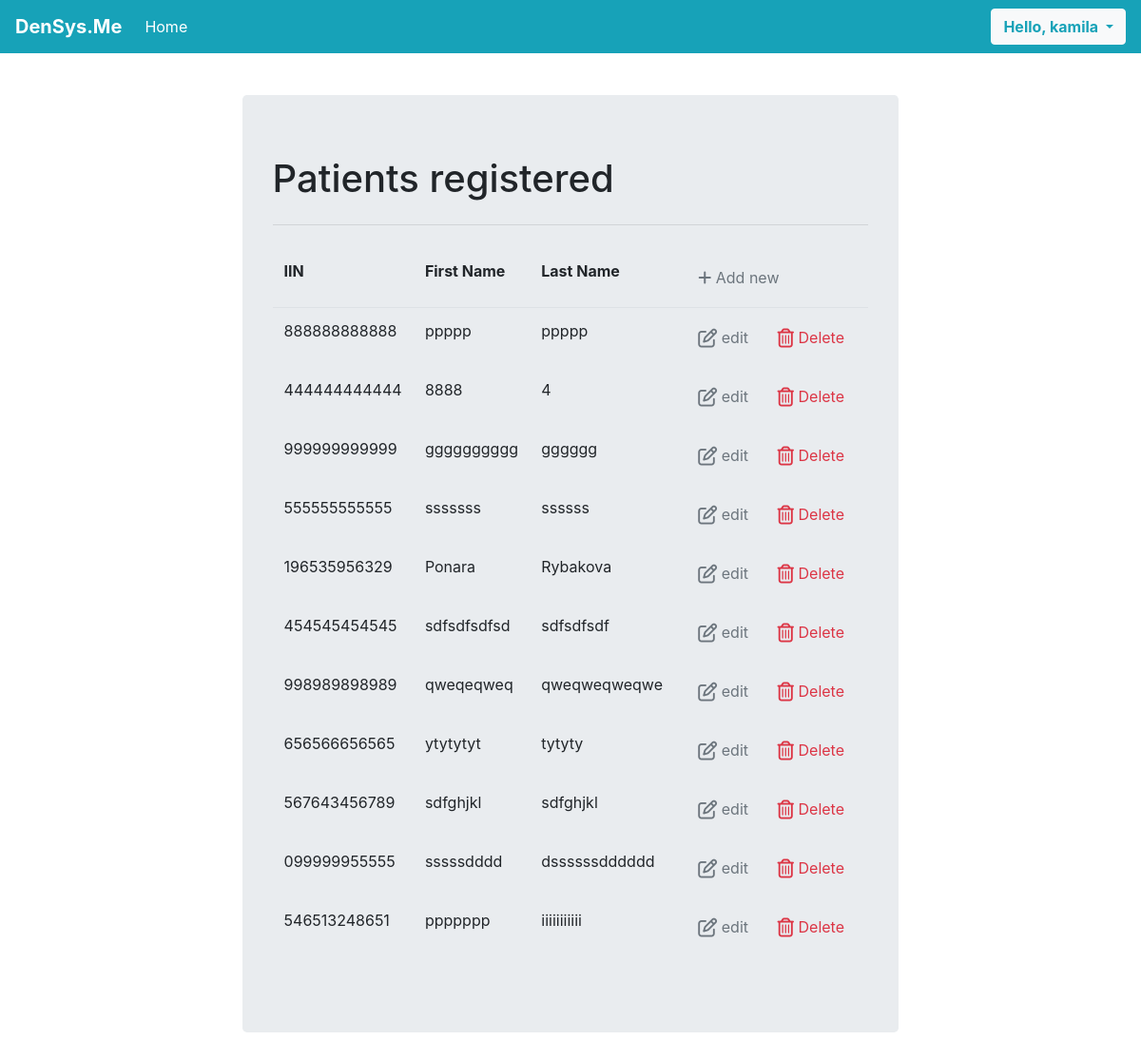
Page /patient_list/ (signed in) on the earlier database version.
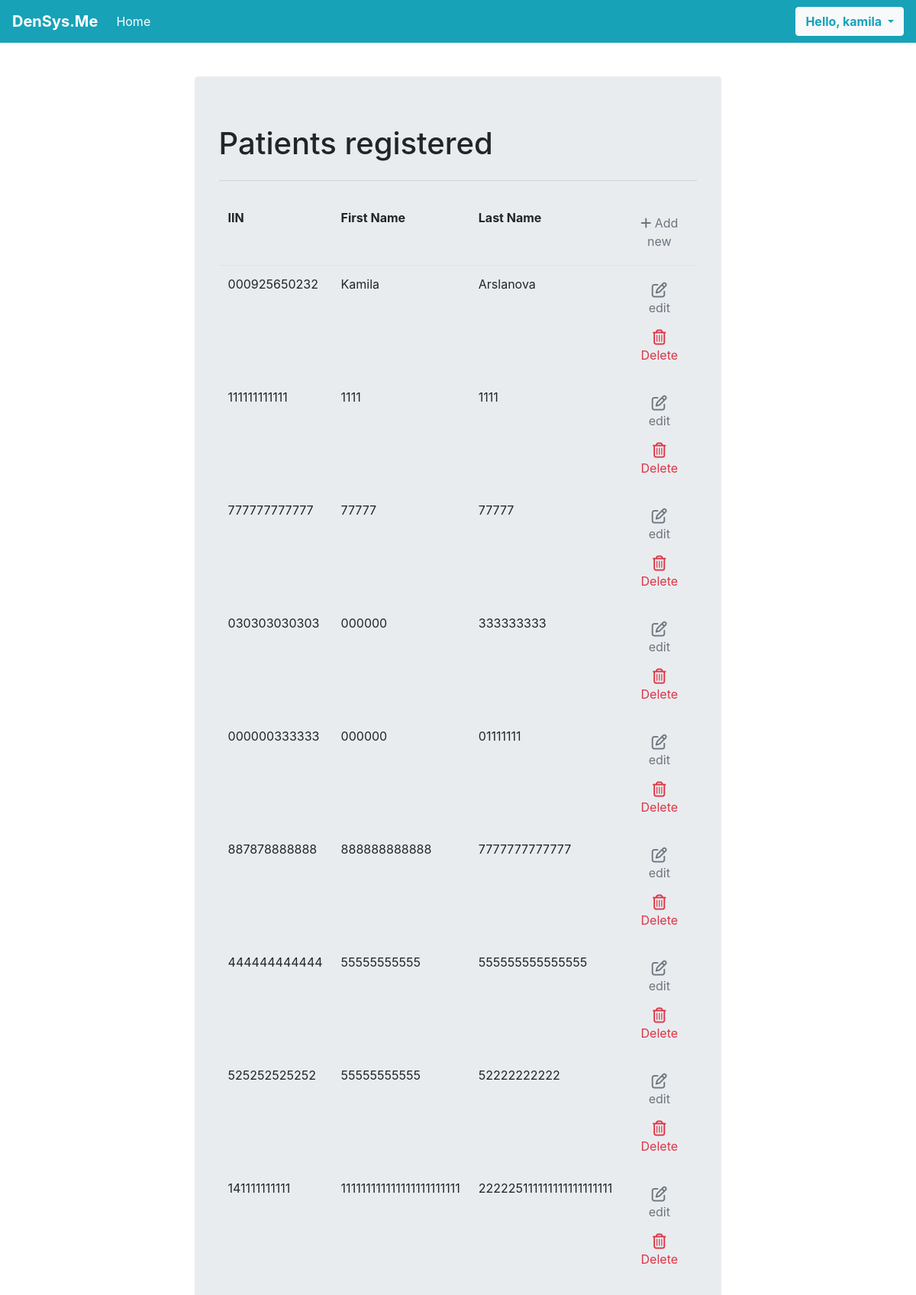
Same page on the later database version.
### sys_base/models.py (models this page shows, shortened)
class Patient(models.Model):
    account = models.OneToOneField(
        settings.AUTH_USER_MODEL,
        on_delete=models.CASCADE,
        blank=True,
        null=True,
    )
    date_of_birth = models.DateField(blank=True, null=True)
    iin = models.CharField(unique=True, default='', max_length = 12, validators = [validators.MinLengthValidator(12), charfield_is_number_validator])
    name = models.CharField(max_length = 30)
    surname = models.CharField(max_length = 30)
    middlename = models.CharField(max_length = 30, blank=True, default='')
    blood_group = models.CharField(max_length = 3, blank=True,
        choices=(
            ('A+', 'A+'),
            ('A-', 'A-'),
            ('B+', 'B+'),
            ('B-', 'B-'),
            ('O+', 'O-'),
            ('AB+', 'AB+'),
            ('AB-', 'AB-'),
        )
    )
    contact_number = models.CharField(
        blank=True,
        max_length = 11,
        validators = [
            validators.RegexValidator(
                "^\\+?\\d{1,4}?[-.\\s]?\\(?\\d{1,3}?\\)?[-.\\s]?\\d{1,4}[-.\\s]?\\d{1,4}[-.\\s]?\\d{1,9}$",
                message = "Incorrect Phone Number"
            ),
            validators.MinLengthValidator(11)
        ]
    )
    email = models.CharField(blank=True, max_length = 30 ,validators = [validators.EmailValidator])
    address = models.CharField(blank=True, max_length = 30)
    marital_status = models.CharField(max_length = 30, blank=True,
        choices=(
            ('Married', 'Married'),
            ('NotMarried', 'Not Married'),
        ))
    registration_date = models.DateField(auto_now_add = True, blank=True)

### sys_base/views.py (the view)
# urls.py: path('patient_list/', views.patient_list, name='patient_list'),
@login_required(login_url='login')
def patient_list(request):
    context = {'patient_list':Patient.objects.all()}
    return render(request, "sys_base/patient_list.html", context)

### sys_base/templates/sys_base/patient_list.html (shortened to what this page needs)
{% extends "sys_base/base.html" %}
{% block content %}
<div class="container p-t-5">
    <div class="col-md-10 offset-md-1 mt-5">
      <div class="jumbotron" style="margin-top:100px">
<h1 class="display-8">Patients registered</h1>
<hr class="my-4">
<table class="table table-borderless">
    <thead class="border-bottom font-weight-bold">
        <tr>
            <td>IIN</td>
            <td>First Name</td>
            <td>Last Name</td>
            <td>
                <a href="{% url 'patient_register' %}" class="btn text-secondary px=0">
                    <i class="fas fa-plus"></i> Add new
                </a>
            </td>
        </tr>
    </thead>
    <tbody>
        {% for patient in patient_list %}
            <tr>
                <td>{{patient.iin}}</td>
                <td>{{patient.name}}</td>
                <td>{{patient.surname}}</td>
                <td>
                    <a href="{% url 'patient_update' patient.id %}" class="btn text-secondary px=0">
                        <i class="far fa-edit fa-lg"></i>
                        edit
                    </a>
                    <form action="{% url 'patient_delete' patient.id %}" method="post" class="d-inline">
                        <button type="submit" class="btn text-danger">
                            <i class="far fa-trash-alt fa-lg "></i> Delete
                        </button>
                    </form>
                </td>
            </tr>
        {% endfor %}
    </tbody>
</table>
</div>
</div>
</div>
{% endblock content %}

Differences in the rows shown:
removed Patient: iin "888888888888", name "ppppp", surname "ppppp"
removed Patient: iin "444444444444", name "8888", surname "4"
removed Patient: iin "999999999999", name "gggggggggg", surname "gggggg"
removed Patient: iin "555555555555", name "sssssss", surname "ssssss"
removed Patient: iin "196535956329", name "Ponara", surname "Rybakova"
removed Patient: iin "454545454545", name "sdfsdfsdfsd", surname "sdfsdfsdf"
removed Patient: iin "998989898989", name "qweqeqweq", surname "qweqweqweqwe"
removed Patient: iin "656566656565", name "ytytytyt", surname "tytyty"
removed Patient: iin "567643456789", name "sdfghjkl", surname "sdfghjkl"
removed Patient: iin "099999955555", name "sssssdddd", surname "dssssssdddddd"
removed Patient: iin "546513248651", name "ppppppp", surname "iiiiiiiiiii"
added Patient: iin "000925650232", name "Kamila", surname "Arslanova"
added Patient: iin "111111111111", name "1111", surname "1111"
added Patient: iin "777777777777", name "77777", surname "77777"
added Patient: iin "030303030303", name "000000", surname "333333333"
added Patient: iin "000000333333", name "000000", surname "01111111"
added Patient: iin "887878888888", name "888888888888", surname "7777777777777"
added Patient: iin "444444444444", name "55555555555", surname "555555555555555"
added Patient: iin "525252525252", name "55555555555", surname "52222222222"
added Patient: iin "141111111111", name "111111111111111111111111", surname "222225111111111111111111"
